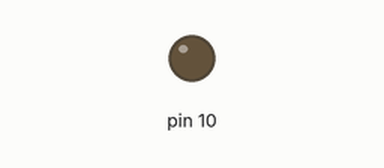
Simulated run of this sketch. Board: Arduino Uno, built with avr-gcc and run on an emulated ATmega328P. Parts: output pins drawn as LEDs (lit = HIGH). What the sketch prints to the serial monitor is not drawn.

Above: at 0.1 s.
At 1.1 s:
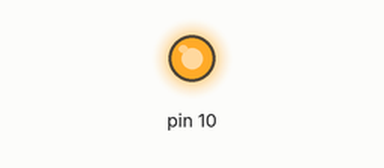
Timing chart, 0 to 2.6 s (numbered marks = the images above):
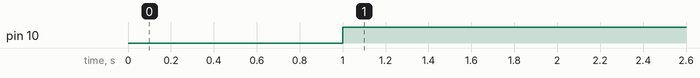

The sketch:

echo.ino
```cpp
#include "Machine.h"

// Serial realted buffer and time constants

unsigned char power[9] = {0XAA, 0X00, 0XB6, 0X00, 0x02, 0x07, 0x00, 0X8F, 0XDD};
unsigned char ReadMulti[10] = {0XAA,0X00,0X27,0X00,0X03,0X22,0XFF,0XFF,0X4A,0XDD};
Machine states;

void setup() //send intructions to r200 to read multi tags
{
  Serial.begin(115200);
  Serial.println("Hello world.");
  Serial.write(ReadMulti,10);
}

void loop()
{
    states.loop();
}
```

AnttenaSwitcher.h
```cpp
#include <LinkedList.h>
#include <Arduino.h>
#include "define.h"

enum AnttenaArray
{
    topLeft,
    topMiddle,
    topRight,
    right,
    bottomRight,
    bottomMiddle,
    bottomLeft,
    left,
    center
};


class AnttenaSwitcher
{
    public:
        int anttenaNum = 2;
        AnttenaSwitcher()
        {
            pinMode(10, OUTPUT);
        }
        void swtich(int anttena)
        {
            switch (anttena)
            {
            case topLeft:
                Serial.println("Top Left");
                digitalWrite(10, LOW);
                break;
            case topMiddle:
                Serial.println("Top Right");
                digitalWrite(10, HIGH);
                break;

            default:
                break;
            }
            return;
        }

    private:

};
```

Machine.cpp
```cpp
#include "Machine.h"

Machine::Machine()
{
    activeState = FETCH;
    Tags = LinkedList<Tag>();
    notDuplicate = true;
}

//main loop to active different functions of the code by changing the active state
void Machine::loop()
{
    switch(activeState)
    {
        case FETCH:
            int anttenaArray[12] = {};
            fetch(1362, anttenaArray); //1314
            for(int i = 0; i < 11; i++)
            {
                Serial.println(anttenaArray[i]);
            }
            while(true){}
        case ADD:
            add();
            break;
        case TRACK:
            add();
            track();
            break;
    }
}

//goes through each antenna and gets all the tags in a room
//and puts it in a dynamic linked list
void Machine::add()
{
    for(int i = 0; i < anttena.anttenaNum; i++)
    {
        anttena.swtich(i);
        reader.add(&Tags);
    }

    //to display all the tags ID captured.
   for(int i = 0; i < Tags.size();i++)
    {
        Serial.println(Tags.get(i).ID);
    }
    return;
}

//returns array of 1 and 0 depending on which antenna picked up the tag
//given to it in the argument
void Machine::fetch(unsigned int tagToFind, int *anttenaArray)
{
    for(int i = 0; i < anttena.anttenaNum; i++)
    {
        anttena.swtich(i);
        if(reader.fetch(tagToFind))
        {
            anttenaArray[i] = 1;
        }
    }
    return;
}

//inventary tracking constantly updates location of all tags and displays them at the end
//STILL NEEDS WORK NOT READY
void Machine::track()
{
    while(true)
    {
        for(int i = 0;i < Tags.size();i++)
        {
            Tags[i].x = 0; //location x find(fetch(Tags.get(i).ID))
            Tags[i].y = 0; //location y find(fetch(Tags.get(i).ID))
            Serial.print("Tag: ");
            Serial.print(Tags.get(i).ID);
            Serial.print(" [");
            Serial.print(Tags.get(i).x);
            Serial.print(", ");
            Serial.print(Tags.get(i).y);
            Serial.println("]");
        }
    }
}
```

Machine.h
```cpp
#include "r200.h"

class Machine
{
    public:
        Machine();
        //main loop to active different functions of the code by changing the active state
        void loop();

        ////goes through each antenna and gets all the tags in a room
        //and puts it in a dynamic linked list
        void add();

        //inventary tracking constantly updates location of all tags and displays them at the end
        //STILL NEEDS WORK NOT READY
        void track();

        //returns array of 1 and 0 depending on which antenna picked up the tag
        //given to it in the argument
        void fetch(unsigned int tagToFind, int *anttenaArray);
    private:
        State activeState;
        AnttenaSwitcher anttena;
        LinkedList<Tag> Tags;
        r200 reader;
        bool notDuplicate;
        bool tagFound = false;

};
```

define.h
```cpp
enum State
{
    FETCH,
    ADD,
    TRACK
};

typedef struct tagId
{
    unsigned int ID;
    int x;
    int y;
}Tag;
```

r200.cpp
```cpp
#include "r200.h"

void r200::add(LinkedList<Tag> *Tags)
{
    loopTimer = millis();
    while(millis() < loopTimer+1000)
    {
            timeSec ++ ;

            if(timeSec >= 50000)
            {
                timemin ++;

                timeSec = 0;

                if(timemin >= 20)
                {
                    timemin = 0;
                    Serial.write(ReadMulti,10);
                }
            }

            if(Serial.available() > 0)
            {
                incomedate = Serial.read();

                if((incomedate == 0x02)&(parState == 0))
                {
                    parState = 1;
                }

                else if((parState == 1)&(incomedate == 0x22)&(codeState == 0))
                {
                    codeState = 1;
                    dataAdd = 3;
                }
                else if(codeState == 1)
                {
                    dataAdd ++;
                    if((dataAdd >= 9)&(dataAdd <= 20))
                    {

                        if((dataAdd >= 9)&(dataAdd <= 20))
                        {
                            tagNum += incomedate;
                        }

                    }

                    else if(dataAdd >= 21)
                    {

                        dataAdd= 0;
                        parState = 0;
                        codeState = 0;

                        for(int i = 0; i < Tags->size();i++)
                        {
                            if(Tags->get(i).ID == tagNum)
                            {
                                notDuplicate = false;
                            }
                        }
                        if(notDuplicate)
                        {
                            Tags->add({tagNum,0,0});
                        }
                        notDuplicate = true;

                        tagNum=0;
                    }
                }
            else
            {
                dataAdd= 0;
                parState = 0;
                codeState = 0;
            }
        }
    }
    timeSec = timemin = 0;
    return;
}

bool r200::fetch(unsigned int tagToFind)
{
    loopTimer = millis();
    while(millis() < loopTimer+1000)
    {
            timeSec ++ ;

            if(timeSec >= 50000)
            {
                timemin ++;

                timeSec = 0;

                if(timemin >= 20)
                {
                    timemin = 0;
                    Serial.write(ReadMulti,10);
                }
            }

            if(Serial.available() > 0)
            {
                incomedate = Serial.read();

                if((incomedate == 0x02)&(parState == 0))
                {
                    parState = 1;
                }

                else if((parState == 1)&(incomedate == 0x22)&(codeState == 0))
                {
                    codeState = 1;
                    dataAdd = 3;
                }
                else if(codeState == 1)
                {
                    dataAdd ++;
                    if((dataAdd >= 9)&(dataAdd <= 20))
                    {

                        if((dataAdd >= 9)&(dataAdd <= 20))
                        {
                            tagNum += incomedate;
                        }

                    }

                    else if(dataAdd >= 21)
                    {

                        dataAdd= 0;
                        parState = 0;
                        codeState = 0;

                        if(tagNum == tagToFind)
                        {
                            return true;
                        }
                    }
                }
            else
            {
                dataAdd= 0;
                parState = 0;
                codeState = 0;
            }
        }
    }
    timeSec = timemin = 0;
    return false;
}
```

r200.h
```cpp
#include "AnttenaSwitcher.h"

class r200
{
    public:
        r200()
        {

        }
        //using r200 base code modified it to fill LinkedList of Tag structure
        //prevents adding duplicate tags automaticaly
        void add(LinkedList<Tag> *Tags);

        //using r200 base code modified it to return true or false if a given tagID is found
        bool fetch(unsigned int tagToFind);
    private:
        unsigned char ReadMulti[10] = {0XAA,0X00,0X27,0X00,0X03,0X22,0XFF,0XFF,0X4A,0XDD};
        unsigned int timeSec = 0;
        unsigned int timemin = 0;
        unsigned int dataAdd = 0;
        unsigned int incomedate = 0;
        unsigned int parState = 0;
        unsigned int codeState = 0;
        unsigned int tagNum;
        bool notDuplicate = true;
        int loopTimer;

};
```

Measured:
- by itself, pin 10: LOW → HIGH at 1.0 s
